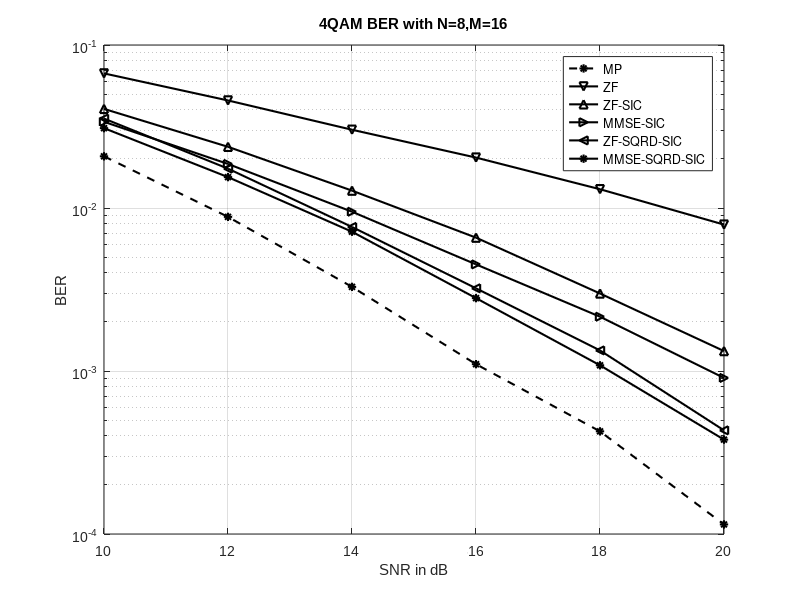
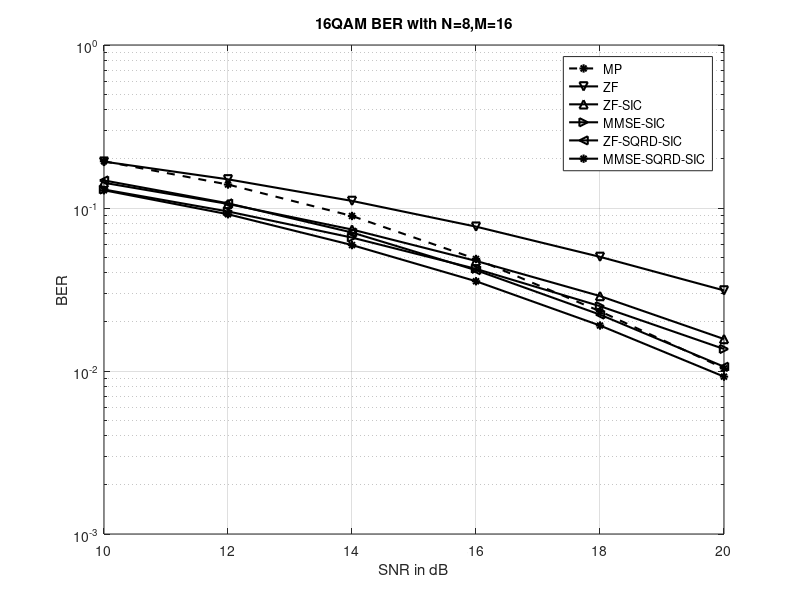
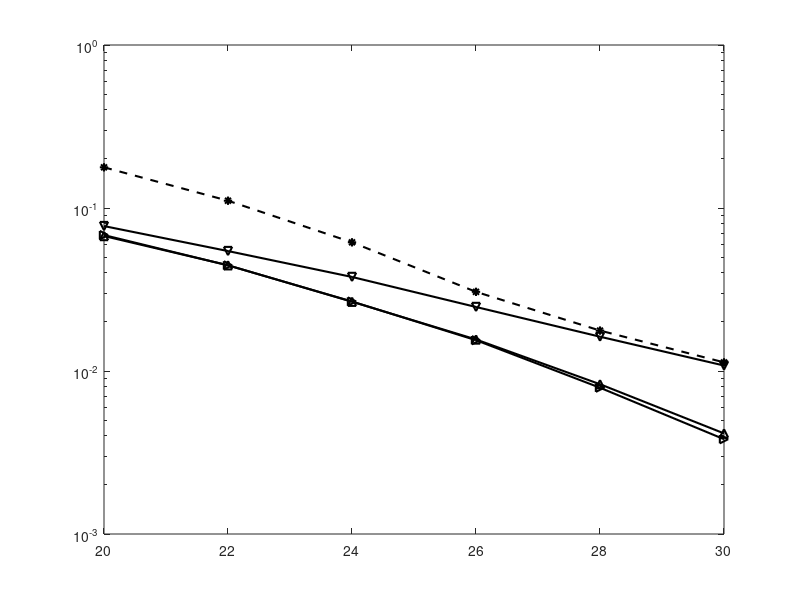

Recreate these plots in MATLAB, in order. (Note: this script raises an error after producing the figures.)
linewidth = 1.5;
figure
load('OTFS_4QAM_MN16x8_10_2_20_MP.mat')
semilogy(SNR_dB, err_ber_fram,'k--*','LineWidth',linewidth);
hold on
load('OTFS_4QAM_MN16x8_10_2_20_ZF.mat')
semilogy(SNR_dB, err_ber_fram,'k-v','LineWidth',linewidth);
load('OTFS_4QAM_MN16x8_10_2_20_ZFSIC.mat')
semilogy(SNR_dB, err_ber_fram,'k-^','LineWidth',linewidth);
load('OTFS_4QAM_MN16x8_10_2_20_MMSESIC.mat')
semilogy(SNR_dB, err_ber_fram,'k->','LineWidth',linewidth);
load('OTFS_4QAM_MN16x8_10_2_20_SQRD_ZFSIC.mat');
semilogy(SNR_dB, err_ber_fram,'k-<','LineWidth',linewidth);
load('OTFS_4QAM_MN16x8_10_2_20_SQRD_MMSESIC.mat');
semilogy(SNR_dB, err_ber_fram,'k-*','LineWidth',linewidth);
hold off
title(sprintf('4QAM BER with N=8,M=16'))
ylabel('BER'); xlabel('SNR in dB');grid on
legend('MP','ZF','ZF-SIC','MMSE-SIC','ZF-SQRD-SIC','MMSE-SQRD-SIC');
% set(gcf,'Color','none');
set(gca, 'FontName', 'Arial')
% export_fig 4QAM_16x8.eps
% export_fig 4QAM_16x8.pdf

figure 
load('OTFS_16QAM_MN16x8_10_2_20_MP.mat')
semilogy(SNR_dB, err_ber_fram,'k--*','LineWidth',linewidth);
hold on
load('OTFS_16QAM_MN16x8_10_2_20_ZF.mat')
semilogy(SNR_dB, err_ber_fram,'k-v','LineWidth',linewidth);
load('OTFS_16QAM_MN16x8_10_2_20_ZFSIC.mat')
semilogy(SNR_dB, err_ber_fram,'k-^','LineWidth',linewidth);
load('OTFS_16QAM_MN16x8_10_2_20_MMSESIC.mat')
semilogy(SNR_dB, err_ber_fram,'k->','LineWidth',linewidth);
load('OTFS_16QAM_MN16x8_10_2_20_SQRD_ZFSIC.mat');
semilogy(SNR_dB, err_ber_fram,'k-<','LineWidth',linewidth);
load('OTFS_16QAM_MN16x8_10_2_20_SQRD_MMSESIC.mat');
semilogy(SNR_dB, err_ber_fram,'k-*','LineWidth',linewidth);
hold off
title(sprintf('16QAM BER with N=8,M=16'))
ylabel('BER'); xlabel('SNR in dB');grid on
legend('MP','ZF','ZF-SIC','MMSE-SIC','ZF-SQRD-SIC','MMSE-SQRD-SIC');
% set(gcf,'Color','none');
% set(gca, 'FontName', 'Arial')
% export_fig 16QAM_16x8.eps
% export_fig 16QAM_16x8.pdf

figure 
load('OTFS_64QAM_MN16x8_20_2_30_MP.mat')
semilogy(SNR_dB, err_ber_fram,'k--*','LineWidth',linewidth);
hold on
load('OTFS_64QAM_MN16x8_20_2_30_ZF.mat')
semilogy(SNR_dB, err_ber_fram,'k-v','LineWidth',linewidth);
load('OTFS_64QAM_MN16x8_20_2_30_ZFSIC.mat')
semilogy(SNR_dB, err_ber_fram,'k-^','LineWidth',linewidth);
load('OTFS_64QAM_MN16x8_20_2_30_MMSESIC.mat')
semilogy(SNR_dB, err_ber_fram,'k->','LineWidth',linewidth);
load('OTFS_64QAM_MN16x8_20_2_30_SQRD_ZFSIC.mat');
semilogy(SNR_dB, err_ber_fram,'k-<','LineWidth',linewidth);
load('OTFS_64QAM_MN16x8_20_2_30_SQRD_MMSESIC.mat');
semilogy(SNR_dB, err_ber_fram,'k-*','LineWidth',linewidth);
hold off
title(sprintf('64QAM BER with N=8,M=16'))
ylabel('BER'); xlabel('SNR in dB');grid on
legend('MP','ZF','ZF-SIC','MMSE-SIC','ZF-SQRD-SIC','MMSE-SQRD-SIC');
% set(gcf,'Color','none');
% set(gca, 'FontName', 'Arial')
% export_fig 64QAM_16x8.eps
% export_fig 64QAM_16x8.pdf

figure
% load('OTFS_4QAM_MN8x8_10_2_20_MP.mat')
% semilogy(SNR_dB, err_ber_fram,'k--*','LineWidth',linewidth);
% hold on
load('OTFS_4QAM_MN8x8_10_2_20_ZF.mat')
semilogy(SNR_dB, err_ber_fram,'k-v','LineWidth',linewidth); hold on
load('OTFS_4QAM_MN8x8_10_2_20_ZFSIC.mat')
semilogy(SNR_dB, err_ber_fram,'k-^','LineWidth',linewidth);
load('OTFS_4QAM_MN8x8_10_2_20_MMSESIC.mat')
semilogy(SNR_dB, err_ber_fram,'k->','LineWidth',linewidth);
load('OTFS_4QAM_MN8x8_10_2_20_SQRD_ZFSIC.mat');
semilogy(SNR_dB, err_ber_fram,'k-<','LineWidth',linewidth);
load('OTFS_4QAM_MN8x8_10_2_20_SQRD_MMSESIC.mat');
semilogy(SNR_dB, err_ber_fram,'k-*','LineWidth',linewidth);
hold off
title(sprintf('4QAM BER with N=8,M=8'))
ylabel('BER'); xlabel('SNR in dB');grid on
legend('ZF','ZF-SIC','MMSE-SIC','ZF-SQRD-SIC','MMSE-SQRD-SIC');
% set(gcf,'Color','none');
set(gca, 'FontName', 'Arial')
% export_fig 4QAM_8x8.eps
% export_fig 4QAM_8x8.pdf

figure 
% load('OTFS_16QAM_MN8x8_10_2_20_MP.mat')
% semilogy(SNR_dB, err_ber_fram,'k--*','LineWidth',linewidth);
% hold on
load('OTFS_16QAM_MN8x8_10_2_20_ZF.mat')
semilogy(SNR_dB, err_ber_fram,'k-v','LineWidth',linewidth);hold on
load('OTFS_16QAM_MN8x8_10_2_20_ZFSIC.mat')
semilogy(SNR_dB, err_ber_fram,'k-^','LineWidth',linewidth);
load('OTFS_16QAM_MN8x8_10_2_20_MMSESIC.mat')
semilogy(SNR_dB, err_ber_fram,'k->','LineWidth',linewidth);
load('OTFS_16QAM_MN8x8_10_2_20_SQRD_ZFSIC.mat');
semilogy(SNR_dB, err_ber_fram,'k-<','LineWidth',linewidth);
load('OTFS_16QAM_MN8x8_10_2_20_SQRD_MMSESIC.mat');
semilogy(SNR_dB, err_ber_fram,'k-*','LineWidth',linewidth);
hold off
title(sprintf('16QAM BER with N=8,M=8'))
ylabel('BER'); xlabel('SNR in dB');grid on
legend('ZF','ZF-SIC','MMSE-SIC','ZF-SQRD-SIC','MMSE-SQRD-SIC');
% set(gcf,'Color','none');
% set(gca, 'FontName', 'Arial')
% export_fig 16QAM_8x8.eps
% export_fig 16QAM_8x8.pdf

figure 
% load('OTFS_64QAM_MN8x8_20_2_30_MP.mat')
% semilogy(SNR_dB, err_ber_fram,'k--*','LineWidth',linewidth);
% hold on
load('OTFS_64QAM_MN8x8_20_2_30_ZF.mat')
semilogy(SNR_dB, err_ber_fram,'k-v','LineWidth',linewidth);hold on
load('OTFS_64QAM_MN8x8_20_2_30_ZFSIC.mat')
semilogy(SNR_dB, err_ber_fram,'k-^','LineWidth',linewidth);
load('OTFS_64QAM_MN8x8_20_2_30_MMSESIC.mat')
semilogy(SNR_dB, err_ber_fram,'k->','LineWidth',linewidth);
load('OTFS_64QAM_MN8x8_20_2_30_SQRD_ZFSIC.mat');
semilogy(SNR_dB, err_ber_fram,'k-<','LineWidth',linewidth);
load('OTFS_64QAM_MN8x8_20_2_30_SQRD_MMSESIC.mat');
semilogy(SNR_dB, err_ber_fram,'k-*','LineWidth',linewidth);
hold off
title(sprintf('64QAM BER with N=8,M=8'))
ylabel('BER'); xlabel('SNR in dB');grid on
legend('ZF','ZF-SIC','MMSE-SIC','ZF-SQRD-SIC','MMSE-SQRD-SIC');
% set(gcf,'Color','none');
% set(gca, 'FontName', 'Arial')
% export_fig 64QAM_8x8.eps
% export_fig 64QAM_8x8.pdf
